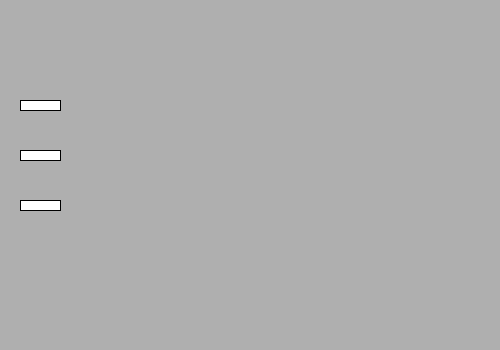
Frame 1 (no input)
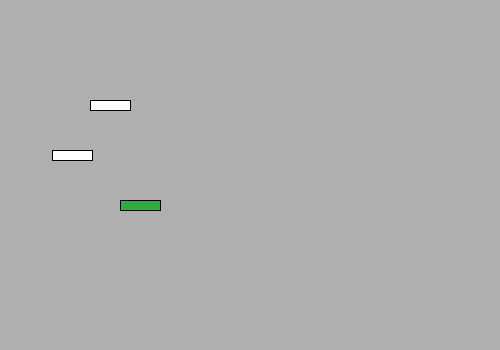
Frame 60 (the mouse pressed at the canvas centre just before this capture)
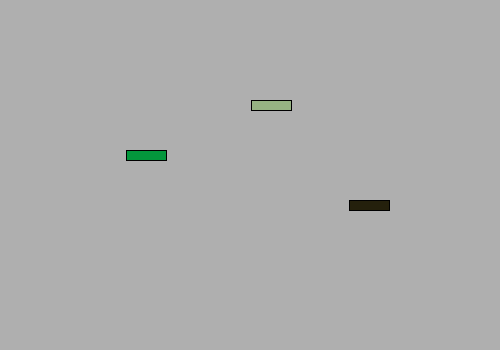
Frame 120 (the mouse held since frame 60 and released just before this capture)

The Processing sketch that drew these frames (run headless with seeded random() and noise(); from frame 60 on, the mouse is pressed at the canvas centre):

// Processing sketch: processing_166428
// ── processing_166428.pde

class Car {
  float xP;
  float yP;
  float xMove;
  color CarColor;
  
   Car(color cC, float tXp, float tXy, float tXMove) {
    CarColor = cC;
    xP = tXp;
    yP = tXy;
    xMove = tXMove;
  }
   
  void showCar() {
    if (xP > width - 20 || xP < 0)
      CarColor = color(random(200),random(200),random(200));
    fill(CarColor);
    rect(xP,yP,40,10);
  }
  
  void driveCar() {
    xP = xP + xMove;
   }
    
}

Car[] theCar;
 
void setup(){
  size(500,350);
  theCar = new Car[4];
  for(int i = 1; i < 4; i = i + 1)
    theCar[i] = new Car(color(255),20,i*50+50, random(1,15));
}
 
void draw(){
  background(175);
  for(int i = 1; i < 4; i = i + 1){
    theCar[i].showCar();
    theCar[i].driveCar();
  }
  for(int i = 1; i < 4; i = i + 1){
    if(theCar[i].xP > width - 20 || theCar[i].xP < 0){
      theCar[1].xMove*=-1;
      theCar[2].xMove*=-1;
      theCar[3].xMove*=-1;
    }
  }
}
